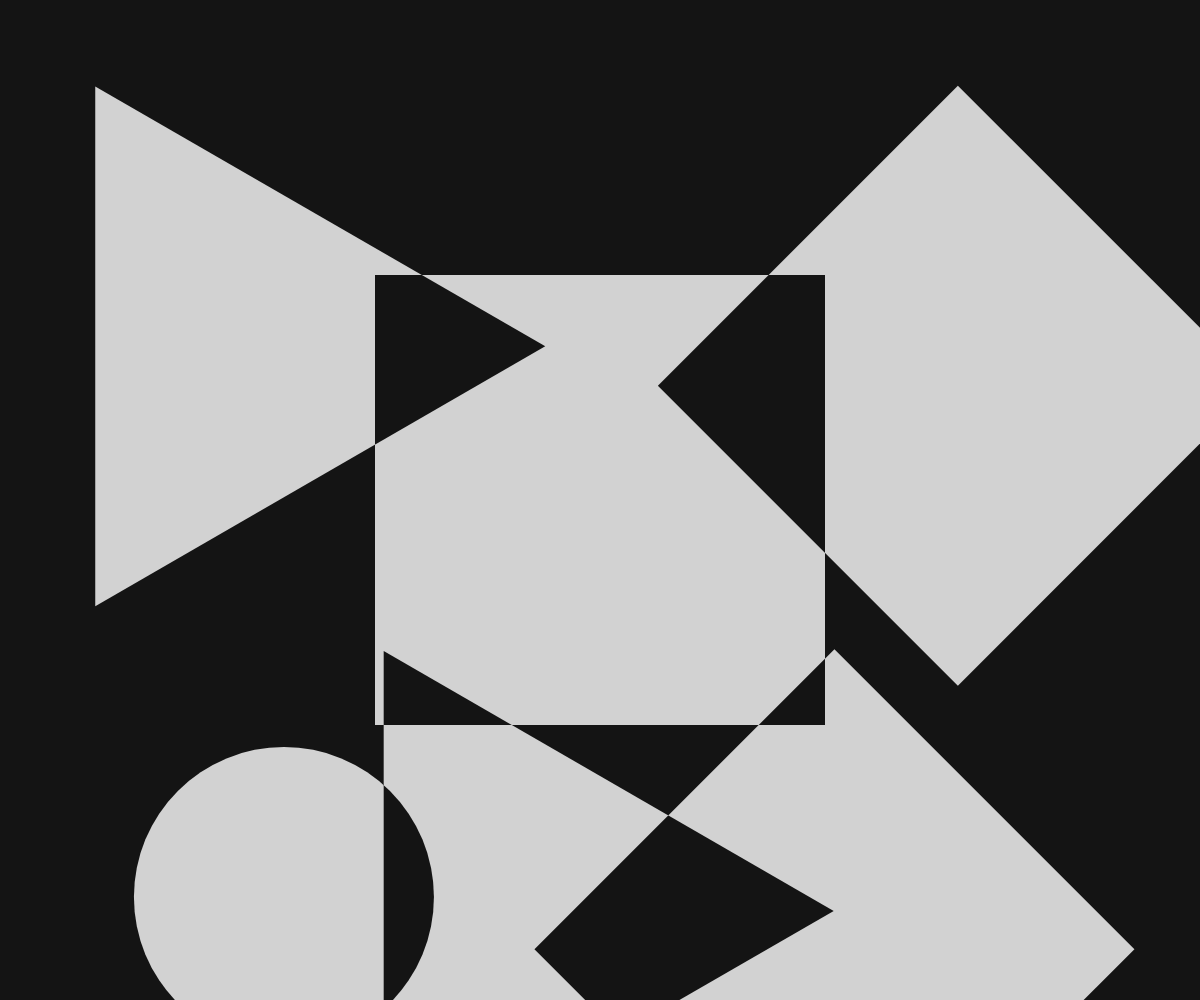
Frame 1 (no input)
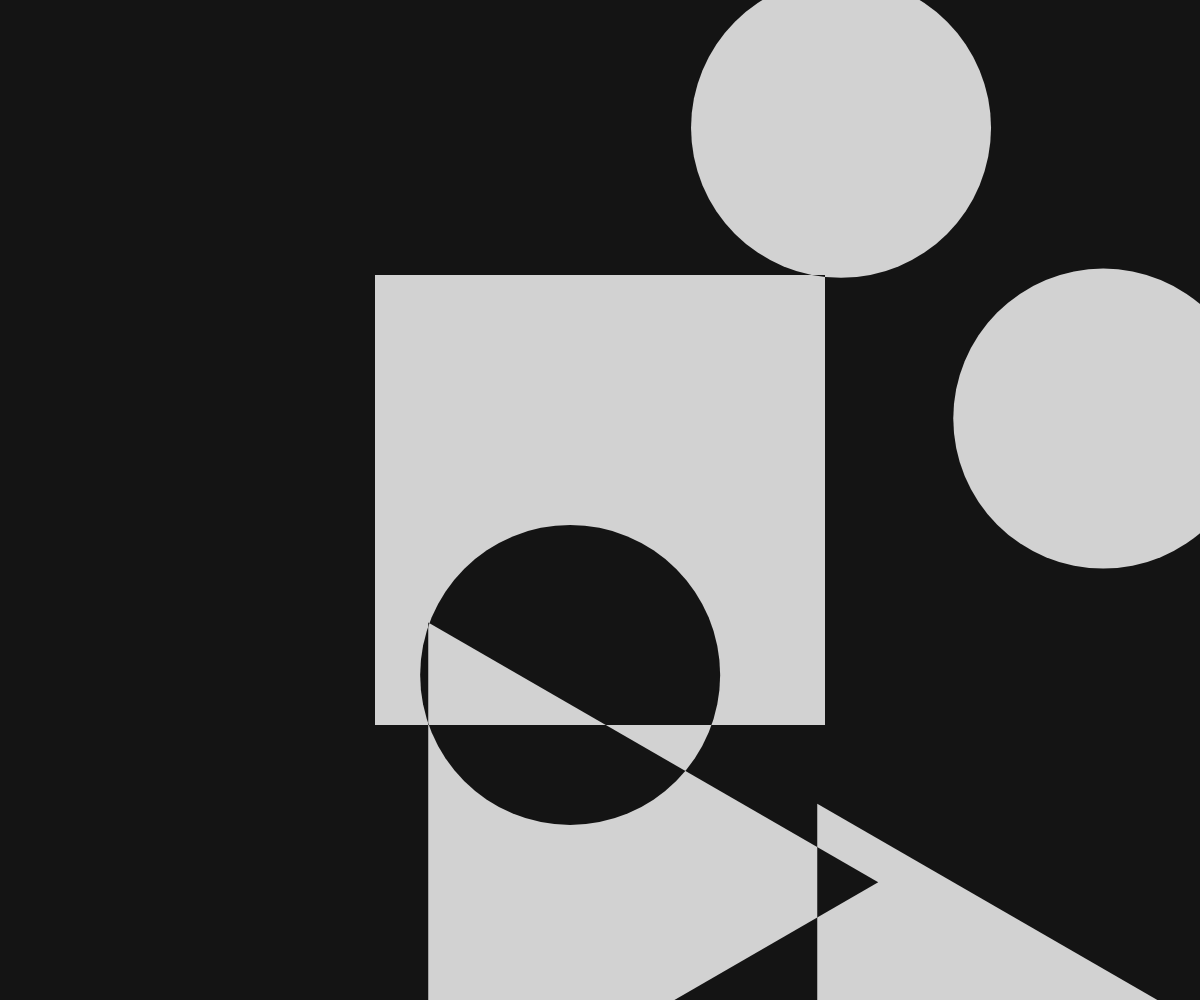
Frame 2 (the mouse pressed at the canvas centre, redrawn once)

The p5.js sketch that drew these frames (run headless with seeded random() and noise() and a simulated clock; the mouse was pressed at the canvas centre and the sketch redrawn once):

// p5.js sketch
// ── sketch.js
// Create a new canvas to the browser size
function setup () {
  createCanvas(windowWidth, windowHeight);

  // Disable animation loop since its a static artwork
  noLoop();
}

// On window resize, update the canvas size
function windowResized () {
  resizeCanvas(windowWidth, windowHeight);
}

function draw(){
  // Set the default blend mode
  blendMode(BLEND);
  background(20);
  fill(230);

  // Set x-or / difference blend mode
  blendMode(DIFFERENCE);

  // Disable stroke
  noStroke();

  // Center of screen
  const x = width / 2;
  const y = height / 2;

  // Fraction of screen dimension to handle resize
  const dim = Math.min(width, height);
  const size = dim * 0.3;

  // Make a rectangle centred on the screen
  rectMode(CENTER);
  rect(x, y, size * 1.5, size * 1.5);

  let space = 10;
  for (let i = 0; i < 5; i++) {
    let sides = random(['tri','square', 'circle']);
    let rx = random(50, width - 20);
    let ry = random(50, width - 20);
    if (sides == 'circle') {
      ellipse(rx, ry, size, size);
    } else if(sides == 'square') {
      polygon(rx, ry, size, 4, 0);
    } else if(sides == 'tri') {
      polygon(rx, ry, size, 3, 0);
    }
    space = space + 20;
  }


}

function polygon(x, y, radius, sides = 3, angle = 0) {
  beginShape();
  for (let i = 0; i < sides; i++) {
    const a = angle + TWO_PI * (i / sides);
    let sx = x + cos(a) * radius;
    let sy = y + sin(a) * radius;
    vertex(sx, sy);
  }
  endShape(CLOSE);
}
